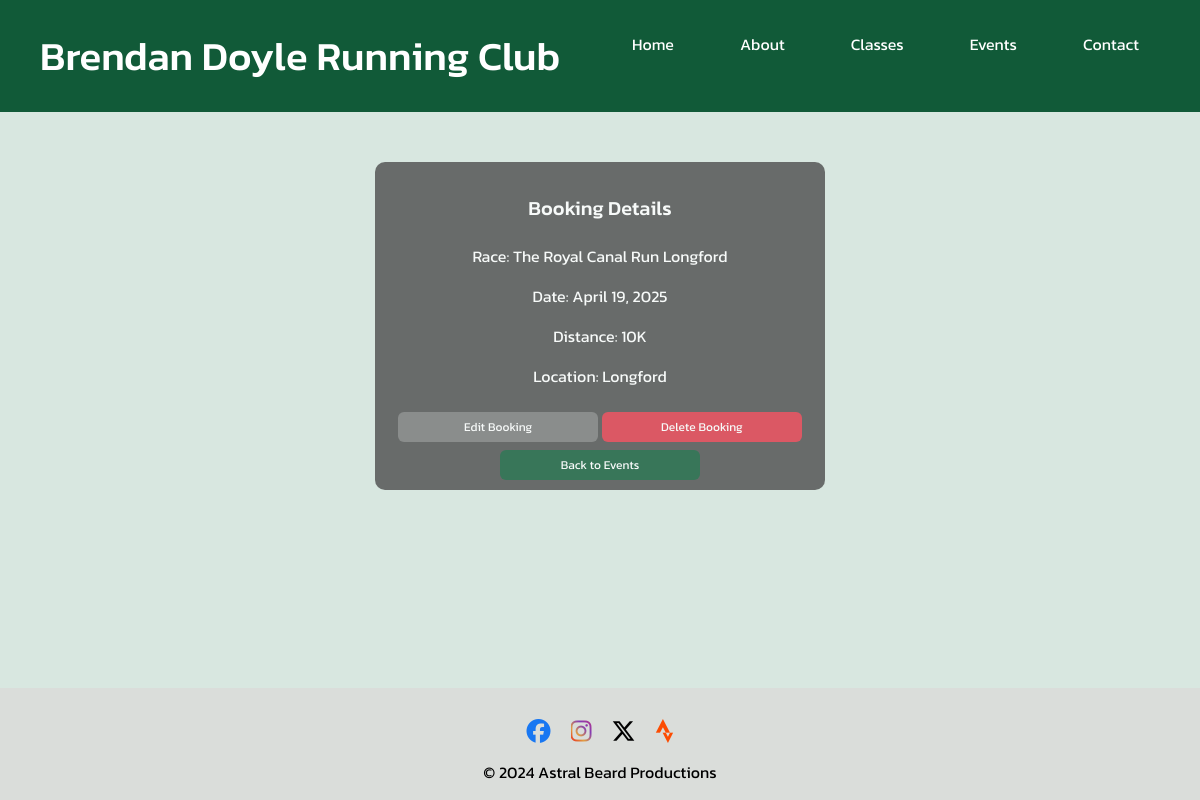
The app's page /events/manage-booking/RCRL-25-DGT7YL/ with its own data.
### events/models.py (models this page shows, shortened)
class Booking(models.Model):
    race = models.ForeignKey(RaceEvent, on_delete=models.CASCADE)
    first_name = models.CharField(max_length=100)
    last_name = models.CharField(max_length=100)
    email = models.EmailField()
    booking_date = models.DateTimeField(auto_now_add=True)
    booking_number = models.CharField(max_length=20, unique=True, editable=False)

class RaceEvent(models.Model):
    DISTANCE_CHOICES = [
        ('10K', '10K'),
        ('HM', 'Half Marathon'),
        ('M', 'Marathon'),
        ('53K', '53K Ultra'),
    ]
    name = models.CharField(max_length=255, default='The Royal Canal Run Longford')
    year = models.IntegerField()
    date = models.DateField()
    distance = models.CharField(max_length=3, choices=DISTANCE_CHOICES)
    location = models.CharField(max_length=255, default='Longford')
    description = models.TextField(blank=True, null=True)

### events/views.py (the view)
# urls.py: path('manage-booking/<str:booking_number>/', views.manage_booking, name='manage_booking'),  # Ensure this is correct
def manage_booking(request, booking_number=None):
    booking = None
    error_message = None
    if request.method == 'POST':
        booking_number = request.POST.get('booking_number')
        try:
            booking = Booking.objects.get(booking_number=booking_number)
        except Booking.DoesNotExist:
            error_message = "No booking found. Please make sure you have entered the correct booking number."
    elif booking_number:
        try:
            booking = Booking.objects.get(booking_number=booking_number)
        except Booking.DoesNotExist:
            error_message = "No booking found. Please make sure you have entered the correct booking number."
    return render(request, 'events/manage_booking.html', {'booking': booking, 'error_message': error_message})

### events/templates/events/manage_booking.html (shortened to what this page needs)
{% extends 'base.html' %}
{% block content %}
<div class="container section-content">
    <div class="form-container">
        {% if booking %}
            <h2 class="my-4">Booking Details</h2>
            <p>Race: {{ booking.race.name }}</p>
            <p>Date: {{ booking.race.date }}</p>
            <p>Distance: {{ booking.race.get_distance_display }}</p>
            <p>Location: {{ booking.race.location }}</p>
            <a href="{% url 'edit_booking' booking.id %}" class="btn btn-secondary mt-2">Edit Booking</a>
            <a href="{% url 'delete_booking' booking.id %}" class="btn btn-danger mt-2">Delete Booking</a>
        {% endif %}
        <a href="{% url 'events_list' %}" class="btn btn-primary mt-2">Back to Events</a>
    </div>
</div>
{% endblock %}

### static/css/style.css (style rules this page uses)
body { font-family: Kanit, sans-serif; background-color: #d8e7e0; margin: 0; padding: 0; display: flex; flex-direction: column; min-height: 100vh; }
.form-container { background-color: #4d4d4d; opacity: 0.8; padding: 10px; border-radius: 10px; max-width: 450px; margin: 10px auto; color: #ffffff; text-align: center; }
.form-container h2 { font-size: 1.25rem; }
.btn { width: 100%; max-width: 200px; padding: 6px; font-size: 12px; margin-top: 6px; cursor: pointer; transition: background-color 0.3s ease; }
.btn-primary { background-color: #115a38; border: none; color: #ffffff; }
.btn-danger { background-color: #dc3545; border: none; color: #ffffff; }
.btn-secondary { background-color: #777777; border: none; color: #ffffff; }

### records on screen
Booking: race.name "The Royal Canal Run Longford", race "April 19, 2025", race.distance "10K", race.location "Longford"
